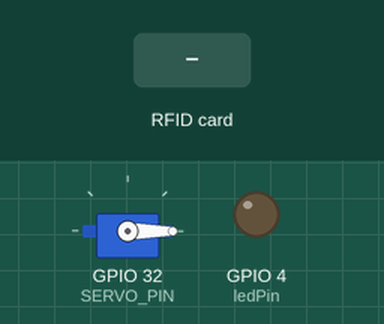
The program below on a simulated ESP32. Shown: servo, output pins drawn as LEDs (lit = HIGH). The test bench sets the inputs (shaded band). WiFi joins after 1.5 s; servers stay silent unless stated; uploads are accepted with an empty reply; what the program prints to the serial monitor is not drawn.

Above: at 2.7 s.
2.8 s: RFID card 7E C3 0C 06 held to the reader
At 3.3 s:
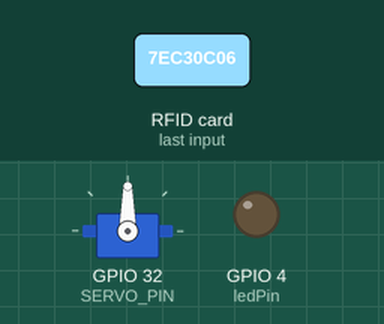
4.3 s: RFID card 5E 7A 19 C4 held to the reader
At 6.8 s:
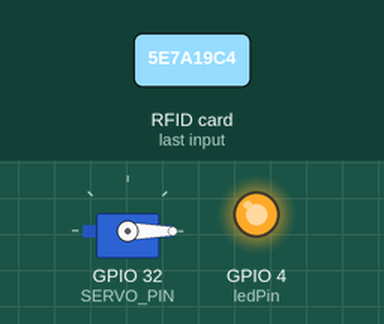
Timing chart, 0 to 8.3 s (numbered marks = the images above; inputs shaded):
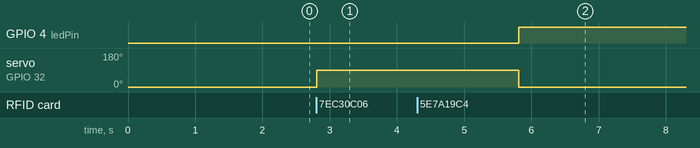

The program:

main.cpp
```cpp
#include <ESP32Servo.h>
#include <Wire.h>
#include <Adafruit_PN532.h>
#include <WiFi.h>
#include <HTTPClient.h>

#define SDA_PIN 21
#define SCL_PIN 22

Adafruit_PN532 nfc(SDA_PIN, SCL_PIN);

#define SERVO_PIN 32
Servo miServo;

const int ledPin = 4;

uint8_t chapitaUID[] = {0x7E, 0xC3, 0x0C, 0x06};
uint8_t uidLength = 4;

const char* ssid      = "DIGIFIBRA-28AF";
const char* password  = "8=jAF7gP4f";
const char* serverUrl = "http://192.168.1.236:3001/api/accesos";
const char* apiKey    = "fitadmin_torno_2026";

void conectarWiFi() {
  WiFi.begin(ssid, password);
  Serial.print("Conectando WiFi");
  int intentos = 0;
  while (WiFi.status() != WL_CONNECTED && intentos < 20) {
    delay(500);
    Serial.print(".");
    intentos++;
  }
  if (WiFi.status() == WL_CONNECTED) {
    Serial.println("\nWiFi conectado: " + WiFi.localIP().toString());
  } else {
    Serial.println("\nSin WiFi — modo local activo");
  }
}

void registrarAcceso(String uid) {
  if (WiFi.status() != WL_CONNECTED) return;
  HTTPClient http;
  http.begin(serverUrl);
  http.addHeader("Content-Type", "application/json");
  http.addHeader("X-API-Key", apiKey);
  http.setTimeout(2000);
  http.POST("{\"uid\":\"" + uid + "\"}");
  http.end();
}

void setup() {
  Serial.begin(115200);
  Serial.println("Iniciando PN532...");

  Wire.begin(SDA_PIN, SCL_PIN);

  miServo.attach(SERVO_PIN);
  miServo.write(0);

  pinMode(ledPin, OUTPUT);
  digitalWrite(ledPin, LOW);

  conectarWiFi();

  nfc.begin();

  uint32_t versiondata = nfc.getFirmwareVersion();
  if (!versiondata) {
    Serial.println("No se encontró el PN532");
    while (1);
  }

  Serial.println("PN532 detectado correctamente");
  nfc.SAMConfig();
  Serial.println("Acerca la chapita NFC al lector...");
}

void loop() {
  uint8_t uid[7];
  uint8_t uidLengthRead;

  bool success = nfc.readPassiveTargetID(PN532_MIFARE_ISO14443A, uid, &uidLengthRead);

  if (success) {
    String uidStr = "";
    for (uint8_t i = 0; i < uidLengthRead; i++) {
      if (uid[i] < 0x10) uidStr += "0";
      uidStr += String(uid[i], HEX);
    }
    Serial.println("UID detectado: " + uidStr);

    bool autorizada = (uidLengthRead == uidLength);
    for (uint8_t i = 0; i < uidLengthRead; i++)
      if (uid[i] != chapitaUID[i]) autorizada = false;

    if (autorizada) {
      Serial.println("Chapita autorizada! Abriendo servo...");
      miServo.write(90);
      digitalWrite(ledPin, LOW);
      delay(3000);
      miServo.write(0);
      digitalWrite(ledPin, HIGH);
      registrarAcceso(uidStr);
      delay(1000);
    } else {
      Serial.println("Chapita NO autorizada");
    }
  }
}
```

Measured:
- after the input at 2.8 s, servo on GPIO 32 (SERVO_PIN): 0° → 90° at once
